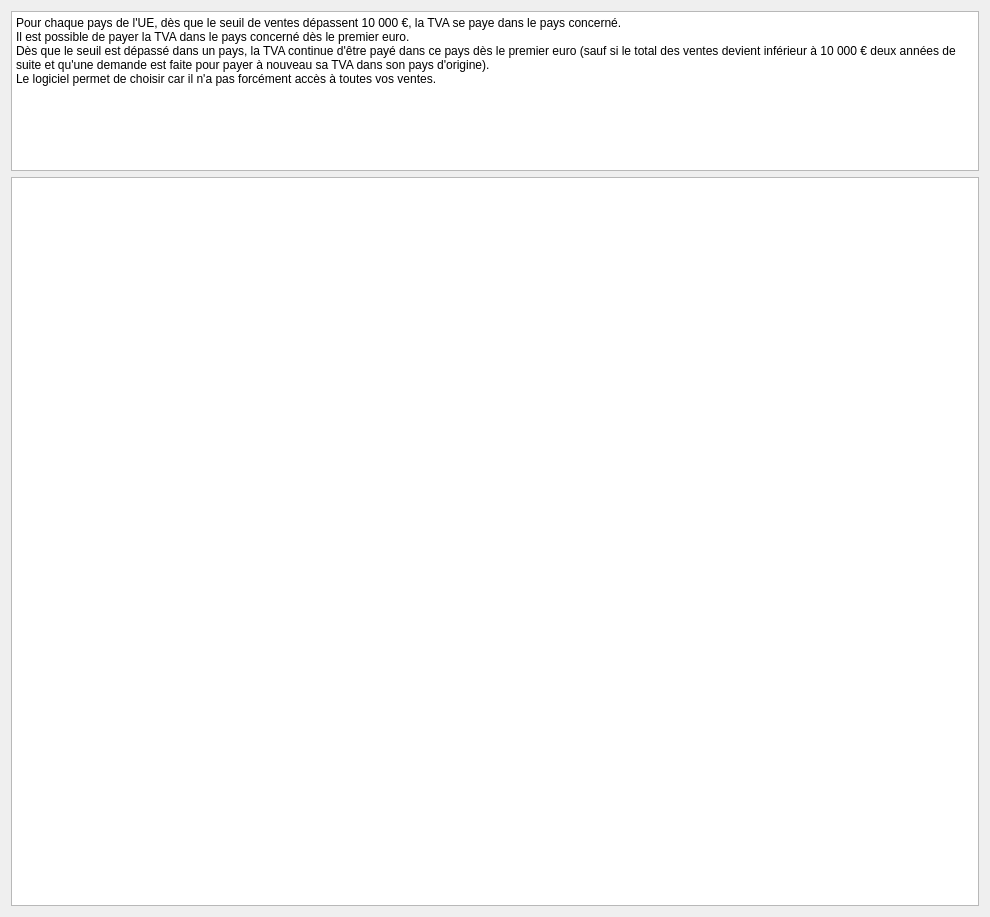
<?xml version="1.0" encoding="UTF-8"?>
<ui version="4.0">
 <class>PaneVatThreshold</class>
 <widget class="QWidget" name="PaneVatThreshold">
  <property name="geometry">
   <rect>
    <x>0</x>
    <y>0</y>
    <width>990</width>
    <height>917</height>
   </rect>
  </property>
  <property name="windowTitle">
   <string>Seuils de TVA</string>
  </property>
  <layout class="QVBoxLayout" name="verticalLayout">
   <item>
    <widget class="QPlainTextEdit" name="plainTextEdit">
     <property name="sizePolicy">
      <sizepolicy hsizetype="Expanding" vsizetype="Minimum">
       <horstretch>0</horstretch>
       <verstretch>0</verstretch>
      </sizepolicy>
     </property>
     <property name="maximumSize">
      <size>
       <width>16777215</width>
       <height>160</height>
      </size>
     </property>
     <property name="readOnly">
      <bool>true</bool>
     </property>
     <property name="plainText">
      <string>Pour chaque pays de l'UE, dès que le seuil de ventes dépassent 10 000 €, la TVA se paye dans le pays concerné.
Il est possible de payer la TVA dans le pays concerné dès le premier euro.
Dès que le seuil est dépassé dans un pays, la TVA continue d'être payé dans ce pays dès le premier euro (sauf si le total des ventes devient inférieur à 10 000 € deux années de suite et qu'une demande est faite pour payer à nouveau sa TVA dans son pays d'origine).
Le logiciel permet de choisir car il n'a pas forcément accès à toutes vos ventes.</string>
     </property>
    </widget>
   </item>
   <item>
    <widget class="QTableView" name="tableView">
     <attribute name="horizontalHeaderCascadingSectionResizes">
      <bool>false</bool>
     </attribute>
     <attribute name="horizontalHeaderDefaultSectionSize">
      <number>200</number>
     </attribute>
     <attribute name="horizontalHeaderStretchLastSection">
      <bool>true</bool>
     </attribute>
    </widget>
   </item>
  </layout>
 </widget>
 <resources/>
 <connections/>
</ui>
